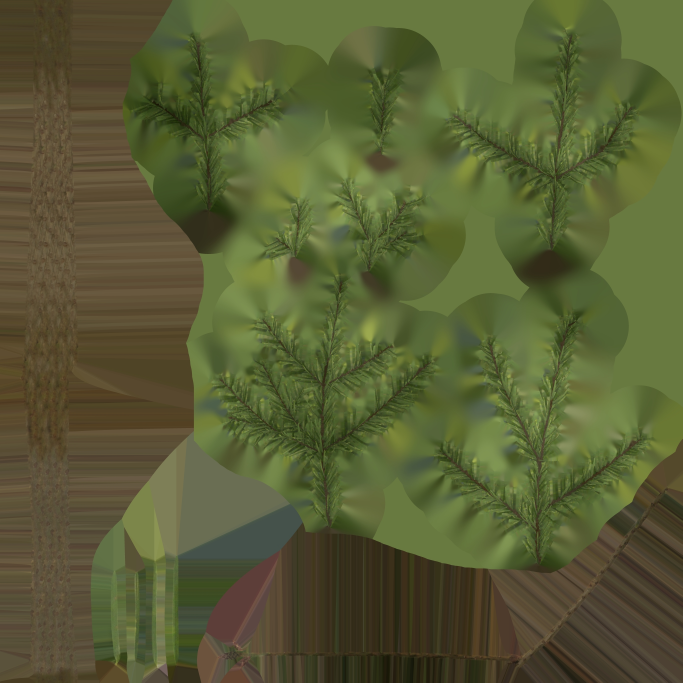
#> input picture unity/tools/foliage_src/fir_tree_01__twig_diff.jpg, 2048 x 2048 px, found by its file name (shown at 1/3 size); the run also reads 1 picture not shown here
$ python foliage_photo_atlas.py foliage_src/fir_tree_01__twig_alpha.jpg foliage_src/fir_tree_01__twig_diff.jpg
#> lines starting #> are read from the running program, lines starting #| are printed output that depends on the picture; after the words box and inside, x2 and y2 are one past the last pixel; in counts of white or black regions, pixels touching at a corner belong together; pictures that were not available may be replaced by others from this repository, and a replacement may not be noted
# Poly Haven(CC0) 사진 잎으로 잎 아틀라스의 "활엽수 잎 뭉치"·"침엽수 가지" 칸을 만든다.
#  입력: fir_tree_01 twig(diff/alpha), tree_small_02 leaves(diff/alpha) 2k jpg
#  출력: Assets/Scrun/ThirdParty/PolyHaven/Derived/Sty_FoliagePhoto.png (2048², RGBA)
#        왼쪽 위 1024² = 침엽수 가지(u = 밑동→끝, 가로 가운데가 줄기), 오른쪽 아래 1024² = 활엽수 잎 뭉치
#  색은 회색 명암 위주로 정규화(평균 밝기 0.78, 색 편차 35%만 남김) → 실제 색은 메쉬 정점 색으로 입힌다(FoliageAtlas와 같은 규칙).
# usage: python foliage_photo_atlas.py <src_dir> <out_png>
import sys, math, random
import numpy as np
from PIL import Image
from scipy import ndimage

src, out = sys.argv[1], sys.argv[2]
N = 2048; Q = N // 2
rng = random.Random(4242)

def load(name):
#> called with name = 'fir_tree_01__twig'
    d = np.asarray(Image.open(f'{src}/{name}_diff.jpg').convert('RGB'), np.float32) / 255
    a = np.asarray(Image.open(f'{src}/{name}_alpha.jpg').convert('L'), np.float32) / 255
    return d, a

def normalize(rgb, alpha):
    m = alpha > 0.5
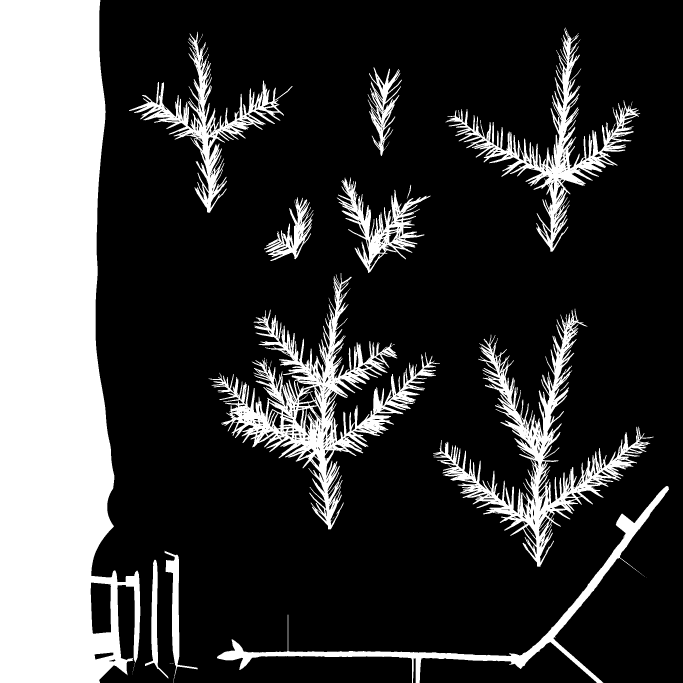
#> m: shape (2048, 2048) bool (shown at 1/3 size); 23.6% white; 39 white regions (24 under 20 px), largest, box (x1, y1, x2, y2) and area: (0, 0, 421, 2048) 634746, (626, 819, 1320, 1588) 99878, (1299, 926, 1961, 1700) 77089
    mean = rgb[m].mean(0)
#> mean = [0.335, 0.32, 0.194]
    lum = (rgb * [0.3, 0.59, 0.11]).sum(-1, keepdims=True)
    mlum = float((mean * [0.3, 0.59, 0.11]).sum())
#> mlum = 0.311
    ratio = rgb / np.maximum(mean, 1e-3) * mlum           # 평균색을 회색으로
    g = lum + (ratio - lum) * 0.35                         # 색 편차 35%
    g = g / mlum * 0.78
    g = np.where(g > 0.8, 0.8 + (g - 0.8) * 0.45, g)
    return np.clip(g, 0, 1)
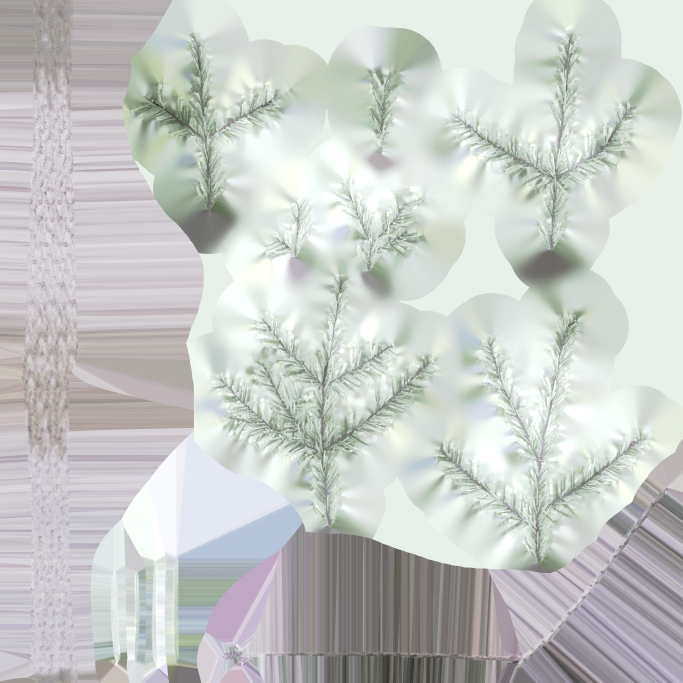
#> returned value: shape (2048, 2048, 3) float64 (shown at 1/3 size); mean of channels 0, 1, 2 0.787, 0.799, 0.788; drawn as R, G, B

def sprite(rgb, a, box):
    x0, y0, x1, y1 = box
    return rgb[y0:y1, x0:x1].copy(), a[y0:y1, x0:x1].copy()

# 덮어 칠하기: 스프라이트를 회전·축소해 canvas에 얹음. shade = 밝기 배율
canvas = np.zeros((N, N, 4), np.float32)
def stamp(spr, cx, cy, scale, angle_deg, shade, region):
    rgb, a = spr
    img = Image.fromarray((np.dstack([rgb, a]) * 255).astype(np.uint8), 'RGBA')
    w, h = img.size
    img = img.resize((max(2, int(w * scale)), max(2, int(h * scale))), Image.LANCZOS)
    img = img.rotate(angle_deg, Image.BICUBIC, expand=True)
    s = np.asarray(img, np.float32) / 255
    sh, sw = s.shape[:2]
    rx0, ry0, rx1, ry1 = region
    x0 = int(cx - sw / 2); y0 = int(cy - sh / 2)
    for yy in range(sh):
        Y = y0 + yy
        if Y < ry0 or Y >= ry1: continue
        xs0 = max(x0, rx0); xs1 = min(x0 + sw, rx1)
        if xs1 <= xs0: continue
        src_row = s[yy, xs0 - x0:xs1 - x0]
        dst = canvas[Y, xs0:xs1]
        al = src_row[:, 3:4]
        rgbn = src_row[:, :3] * shade
        outA = al + dst[:, 3:4] * (1 - al)
        dst[:, :3] = np.where(outA > 0, (rgbn * al + dst[:, :3] * dst[:, 3:4] * (1 - al)) / np.maximum(outA, 1e-4), dst[:, :3])
        dst[:, 3:4] = outA

# ---------- 침엽수 가지(왼쪽 위 칸: x 0..Q, y 0..Q, PIL 좌표 위가 0) ----------
fd, fa = load('fir_tree_01__twig')
fd = normalize(fd, fa)
# 전나무 잔가지 4개(줄기가 아래, 끝이 위로 서 있음)
sprays = [sprite(fd, fa, b) for b in [(626, 819, 1320, 1588), (1299, 926, 1961, 1700), (1336, 82, 1921, 755), (387, 95, 878, 638)]]
#> sprays = 4 items
region = (0, 0, Q, Q)
cy = Q * 0.5
# 줄기를 따라 잔가지를 양옆으로 번갈아 붙임(앞쪽으로 비스듬히), 뒤쪽 층은 어둡게 먼저
for layer in range(2):
    t = 0.03
    k = 0
    while t < 0.9:
        prof = math.sin(math.pi * (0.2 + 0.8 * t)) * (1 - 0.3 * t)   # 가운데 넓고 끝이 좁음
        side = 1 if k % 2 == 0 else -1
        spr = sprays[rng.randrange(len(sprays))]
        size = Q * (0.52 * prof + 0.12) / max(spr[0].shape[:2])
        if layer == 0: size *= 1.08
        # 잔가지 끝 방향: 줄기(+x)에서 앞으로 35~60° 옆으로
        ang = (40 + 20 * rng.random()) * side
        rad = math.radians(ang)
        # 스프라이트의 위(-y) 방향이 끝 → 회전각: PIL rotate는 반시계. 위(0,-1)를 (cos a, -sin a*side)로
        rot = -90 + ang                      # 위쪽을 오른쪽(+x)으로 눕힌 뒤 ang만큼 옆으로
        reach = size * max(spr[0].shape[:2]) * 0.42
        px = Q * (0.04 + 0.9 * t) + math.cos(rad) * reach
        py = cy - math.sin(rad) * reach
        shade = (0.62 + 0.1 * rng.random()) if layer == 0 else (0.9 + 0.2 * rng.random()) * (1.06 if side > 0 else 0.94)
        stamp(spr, px, py, size, rot, shade, region)
        t += 0.085 * (0.8 + 0.4 * rng.random()) * (0.7 + 0.5 * prof)
        k += 1
# 끝 잔가지
spr = sprays[0]
size = Q * 0.3 / max(spr[0].shape[:2])
#> size = 0.399
stamp(spr, Q * 0.86, cy, size, -90, 1.0, region)

# ---------- 활엽수 잎 뭉치(오른쪽 아래 칸: x Q..N, y Q..N) ----------
ld, la = load('tree_small_02__leaves')
#> call 2 of load, with name = 'tree_small_02__leaves'
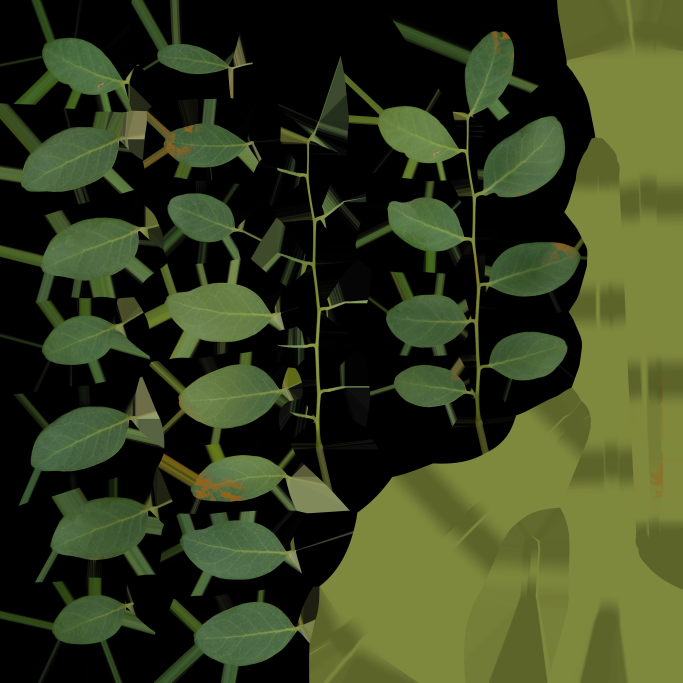
#> input picture unity/tools/foliage_src/tree_small_02__leaves_diff.jpg, 2048 x 2048 px, found by its file name (shown at 1/3 size)
ld = normalize(ld, la)
#> in normalize (call 2), `mean = rgb[m].mean(0)`: mean = [0.144, 0.183, 0.0969]
#> in normalize (call 2), `lum = (rgb * [0.3, 0.59, 0.11]).sum(-1, keepdims=True)`:
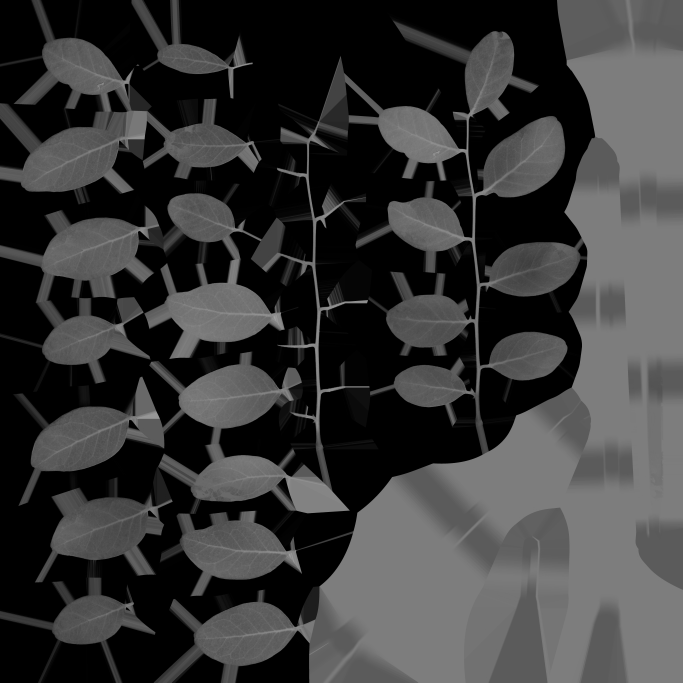
#> lum: shape (2048, 2048, 1) float64 (shown at 1/3 size); min 0, max 0.641, mean 0.221
#> in normalize (call 2), `mlum = float((mean * [0.3, 0.59, 0.11]).sum())`: mlum = 0.162
# 잎 하나씩 떼어내기: 알파를 깎아 잎자루를 끊고 → 덩어리 번호 → 다시 원래 알파 안에서 부풀림
m = la > 0.5
orig = np.asarray(Image.open(f'{src}/tree_small_02__leaves_diff.jpg').convert('RGB'), np.float32) / 255
core = ndimage.binary_erosion(m, iterations=8)
#> core: shape (2048, 2048) bool; 14.5% white; 197 white regions (115 under 20 px), largest, box (x1, y1, x2, y2) and area: (8, 8, 373, 2040) 585922, (1532, 1467, 1999, 2040) 8298, (505, 1683, 530, 1971) 1484
lab, n = ndimage.label(core)
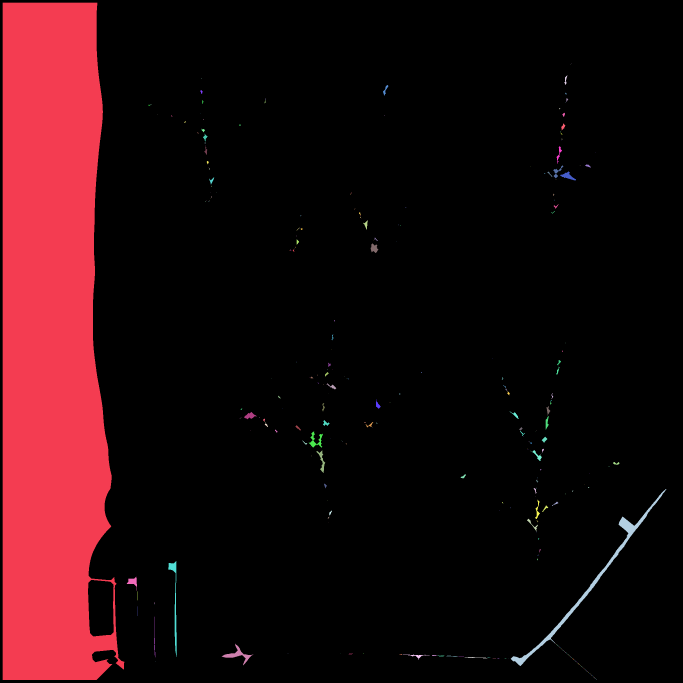
#> lab: shape (2048, 2048) int32 (shown at 1/3 size); 388 distinct labels, from 0 to 387; one colour per label, 0 black
#> n = 387
leaves = []
for i, sl in enumerate(ndimage.find_objects(lab)):
    comp = lab[sl] == i + 1
    area = comp.sum()
    if area < 2500: continue
    pad = 12
    y0, x0 = max(0, sl[0].start - pad), max(0, sl[1].start - pad)
    y1, x1 = min(la.shape[0], sl[0].stop + pad), min(la.shape[1], sl[1].stop + pad)
    full = np.zeros(la.shape, bool); full[sl] = comp
    grown = ndimage.binary_dilation(full, iterations=4)[y0:y1, x0:x1] & m[y0:y1, x0:x1]
    # 초록 잎만: 원본 색이 뚜렷한 초록(회색 쐐기·노란 조각 제외), 꽉 찬 모양(가지 조각 제외)
    o = orig[y0:y1, x0:x1][grown]
    green = float((o[:, 1] - np.maximum(o[:, 0], o[:, 2])).mean())
    solidity = grown.sum() / float(grown.shape[0] * grown.shape[1])
    if green < 0.06 or solidity < 0.42: continue
    a = ndimage.gaussian_filter(np.where(grown, la[y0:y1, x0:x1], 0).astype(np.float32), 0.6)
    leaves.append((ld[y0:y1, x0:x1], a))
#> this loop made 387 passes
#> area on passes 4, 6, 7: 105, 163, 47
#> pass 1, `comp = lab[sl] == i + 1`:
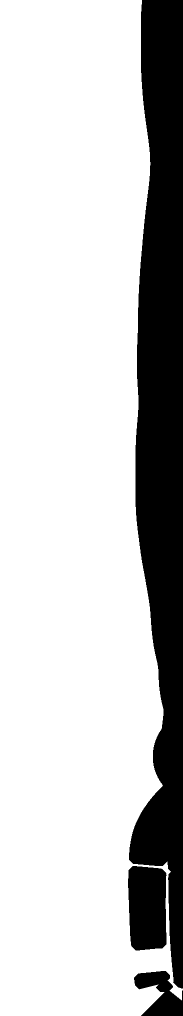
#> comp: shape (2032, 365) bool (shown at 1/2 size); 79% white; 3 black regions, box (x1, y1, x2, y2) and area: (258, 0, 365, 1977) 138809, (256, 1732, 333, 1901) 11951, (268, 1942, 365, 2032) 4999
#> after the loop: full: shape (2048, 2048) bool; 0.19% white; 1 white region, box (x1, y1, x2, y2) and area: (1532, 1467, 1999, 1998) 8165
#> after the loop:
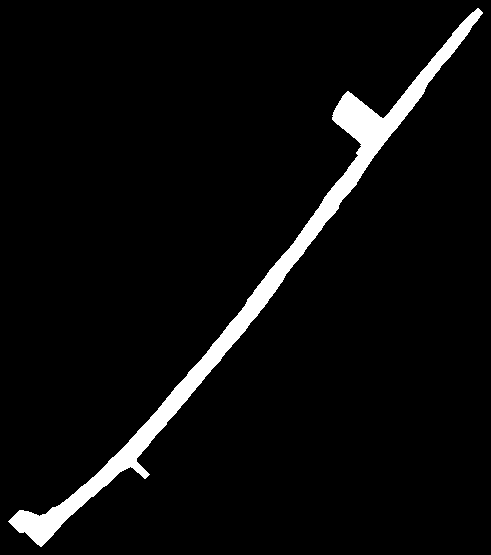
#> grown: shape (555, 491) bool; 4.8% white; 1 white region, box (x1, y1, x2, y2) and area: (8, 8, 483, 547) 13073
#> after the loop, leaves = []
print('leaves', len(leaves))
#| leaves 0
# 잎 방향: 원본 잎은 대략 가로로 누워 있음 → 긴 축 기준으로 회전
region = (Q, Q, N, N)
center = (Q + Q * 0.5, Q + Q * 0.5)
radius = Q * 0.37
items = []
for i in range(260):
    ang = rng.random() * math.pi * 2
    rr = rng.random() ** 0.6 * radius
    pos = (center[0] + math.cos(ang) * rr, center[1] + math.sin(ang) * rr)
    depth = rng.random() * 0.6 + rr / radius * 0.4
    items.append((depth, pos, ang))
items.sort()
light = (-0.45, -0.9)   # 위·왼쪽(PIL y 아래가 +)
for depth, pos, ang in items:
#> (the run stopped early here; a loop or call above may not have finished)
